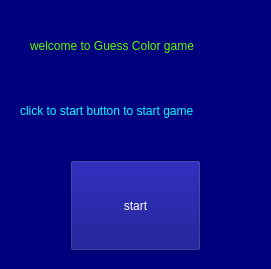
<?xml version="1.0" encoding="UTF-8"?>
<ui version="4.0">
 <class>Form</class>
 <widget class="QWidget" name="Form">
  <property name="geometry">
   <rect>
    <x>0</x>
    <y>0</y>
    <width>271</width>
    <height>269</height>
   </rect>
  </property>
  <property name="windowTitle">
   <string>Form</string>
  </property>
  <property name="styleSheet">
   <string notr="true">background-color: rgb(0, 0, 127);</string>
  </property>
  <widget class="QLabel" name="label">
   <property name="geometry">
    <rect>
     <x>30</x>
     <y>20</y>
     <width>201</width>
     <height>51</height>
    </rect>
   </property>
   <property name="styleSheet">
    <string notr="true">color: rgb(85, 255, 0);
font: italic 11pt &quot;Segoe UI&quot;;</string>
   </property>
   <property name="text">
    <string>welcome to Guess Color game</string>
   </property>
  </widget>
  <widget class="QPushButton" name="btn_start">
   <property name="geometry">
    <rect>
     <x>70</x>
     <y>160</y>
     <width>131</width>
     <height>91</height>
    </rect>
   </property>
   <property name="styleSheet">
    <string notr="true">font: 700 italic 24pt &quot;Segoe UI&quot;;
color: rgb(255, 255, 255);</string>
   </property>
   <property name="text">
    <string>start</string>
   </property>
  </widget>
  <widget class="QLabel" name="label_2">
   <property name="geometry">
    <rect>
     <x>20</x>
     <y>80</y>
     <width>221</width>
     <height>61</height>
    </rect>
   </property>
   <property name="styleSheet">
    <string notr="true">color: rgb(0, 255, 255);
font: italic 11pt &quot;Segoe UI&quot;;</string>
   </property>
   <property name="text">
    <string>click to start button to start game</string>
   </property>
  </widget>
 </widget>
 <resources/>
 <connections/>
</ui>
